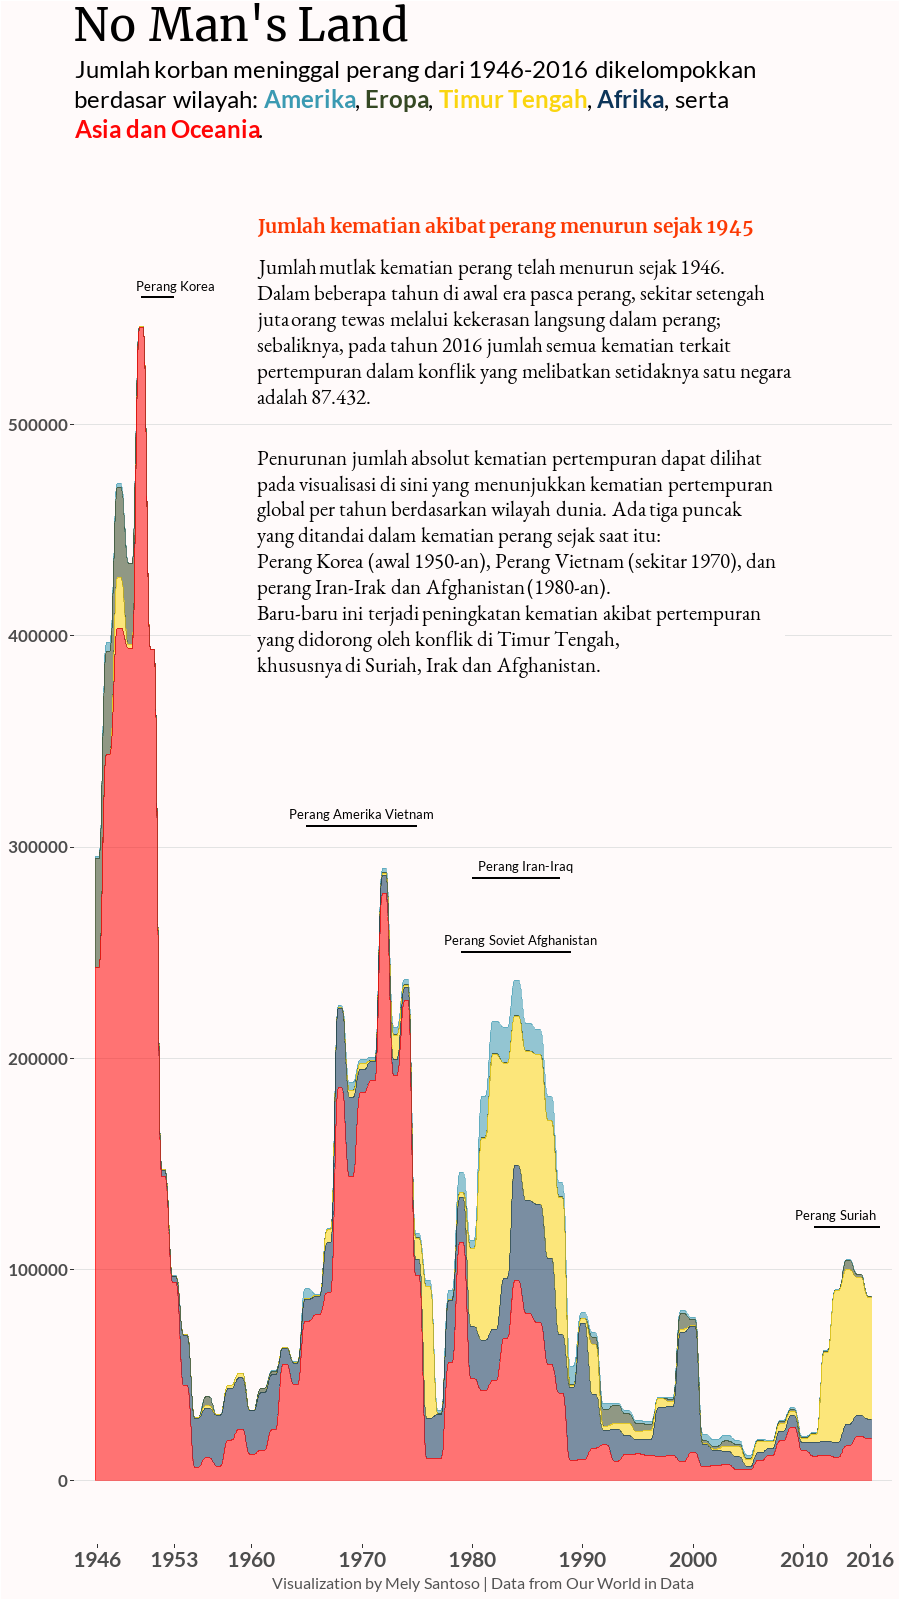

Generate this figure with R:
library(tidyverse)
library(ggtext)
library(showtext)
library(here)
library(ggalluvial)

font_add_google("Merriweather", "merr")
font_add_google("EB Garamond", "ebg")
font_add_google("Lato", "lato")
font_add_google("Roboto Condensed", "rbtc")
showtext_auto()

war <- read_csv("~/datagravis/perang/battle-related-deaths-in-state-based-conflicts-since-1946-by-world-region.csv") %>% 
  rename(Died = `Battle-related deaths`)

setwd("~/datagravis/perang/")

war %>% 
  ggplot(aes(x = Year, y = Died, alluvium = reorder(Entity, Died))) +
  geom_alluvium(aes(fill = reorder(Entity, Died), color = reorder(Entity, Died), alpha = 0.75)) +
  geom_segment(aes(x = 1950, y = 560000, xend = 1953, yend = 560000), size = 1) +
  #geom_curve(aes(x = 1952, y = 560000, xend = 1955, yend = 500000)) +
  #geom_text(aes(x = 1950, y = 570000, label = "1950 - 1953"), size = 3, 
  #           hjust = 0, vjust = 0.5, family = "ebg") +
  #geom_text(aes(x = 1955, y = 490000, label= "Perang Korea"), size = 5, 
  #          hjust = 0, vjust = 0.05, family = "ebg", fontface = "plain") +
  geom_segment(aes(x = 1965, y = 310000, xend = 1975, yend = 310000), size = 1) +
  geom_segment(aes(x = 1980, y = 285000, xend = 1988, yend = 285000), size = 1) +
  geom_segment(aes(x = 1979, y = 250000, xend = 1989, yend = 250000), size = 1) +
  geom_segment(aes(x = 2011, y = 120000, xend = 2016.9, yend = 120000), size = 1) +
  annotate(geom = "richtext", label = "<span style='color:#fc3903;'>Jumlah kematian akibat perang menurun sejak 1945</span>", 
           x = 1960, y = 600000, size = 5, hjust = 0, vjust = 1, 
           fill = "#fffafa", label.color = NA, family = "merr", fontface = "bold") +
  annotate(geom = "richtext", label = "Jumlah mutlak kematian perang telah menurun sejak 1946. <br>Dalam beberapa tahun di awal era pasca perang, sekitar setengah <br>juta orang tewas melalui kekerasan langsung dalam perang; <br>sebaliknya, pada tahun 2016 jumlah semua kematian terkait <br>pertempuran dalam konflik yang melibatkan setidaknya satu negara <br>adalah 87.432.",
           x = 1960, y = 580000, size = 5.5, hjust = 0, vjust = 1, 
           fill = "#fffafa", label.color = NA, lineheight = 1.2, family = "ebg") +
  annotate(geom = "richtext", label = "Penurunan jumlah absolut kematian pertempuran dapat dilihat <br>pada visualisasi di sini yang menunjukkan kematian pertempuran <br>global per tahun berdasarkan wilayah dunia. Ada tiga puncak <br>yang ditandai dalam kematian perang sejak saat itu: <br>Perang Korea (awal 1950-an), Perang Vietnam (sekitar 1970), dan <br>perang Iran-Irak dan Afghanistan (1980-an). <br>Baru-baru ini terjadi peningkatan kematian akibat pertempuran <br>yang didorong oleh konflik di Timur Tengah, <br>khususnya di Suriah, Irak dan Afghanistan.",
           x = 1960, y = 490000, size = 5.5, hjust = 0, vjust = 1, 
           fill = "#fffafa", label.color = NA, lineheight = 1.2, family = "ebg") +
  #annotate(geom = "richtext", label = "Hanya konflik di mana setidaknya satu pihak adalah pemerintah negara <br>dan yang menghasilkan lebih dari 25 kematian terkait pertempuran. <br>Data hanya mengacu pada kematian akibat kekerasan langsung <br>(tidak termasuk wabah penyakit atau kelaparan).",
  #         x = 1993, y = 250000, size = 4.5, hjust = 0, vjust = 1, 
  #         fill = NA, label.color = NA, lineheight = 1.2, family = "ebg") + 
  annotate(geom = "richtext", x = 1950, y = 570000, label = "Perang Korea", 
           family = "lato", size = 3.5, fill = NA, label.color = NA, 
           hjust = 0.1, vjust = 1) +
  annotate(geom = "richtext", x = 1970, y = 320000, label = "Perang Amerika Vietnam", 
           family = "lato", size = 3.5, fill = NA, label.color = NA, 
           hjust = 0.5, vjust = 1) +
  annotate(geom = "richtext", x = 1983, y = 285000, label = "Perang Iran-Iraq", 
           family = "lato", size = 3.5, fill = NA, label.color = NA, 
           hjust = 0.3, vjust = 0) +
  annotate(geom = "richtext", x = 1983, y = 250000, label = "Perang Soviet Afghanistan",
           family = "lato", size = 3.5, fill = NA, label.color = NA, 
           hjust = 0.4, vjust = 0) +
  annotate(geom = "richtext", x = 2013, y = 120000, label = "Perang Suriah", 
           family = "lato", size = 3.5, fill = NA, label.color = NA, 
           hjust = 0.5, vjust = 0) +
  scale_fill_manual(values=c("#3B9AB2", "#354823", "#FAD510", "#0d3559", "#ff0505")) +
  scale_color_manual(values=c("#3B9AB2", "#354823", "#FAD510", "#0d3559", "#ff0505")) +
  scale_x_continuous(
    expand = c(0.01, 0.3),
    limits = c(1945, 2017),
    breaks = c(1946, 1953, 1960, 1970, 1980, 1990, 2000, 2010, 2016)) +
  scale_y_continuous(limits = c(0, 600000),
                     breaks = seq(0, 500000, 100000),
                     labels = c("0", "100000", "200000", "300000", "400000", "500000")) +
  labs(title = "No Man's Land",
       subtitle = "Jumlah korban meninggal perang dari 1946-2016 dikelompokkan <br>berdasar wilayah: <span style='color:#3B9AB2;'>**Amerika**</span>, <span style='color:#354823;'>**Eropa**</span>, <span style='color:#FAD510;'>**Timur Tengah**</span>, <span style='color:#0d3559;'>**Afrika**</span>, serta <br> <span style='color:#ff0505;'>**Asia dan Oceania**</span>.",
       caption = "<span style='color:#525252'>Visualization by Mely Santoso | Data from Our World in Data</span>") +
  theme(
    plot.title = element_markdown(family = "merr", size = 34),
    plot.subtitle = element_markdown(family = "lato", size = 18, lineheight = 1.2, linewidth = 2),
    plot.caption = element_markdown(family = "lato", size = 12, hjust = 0.5),
    plot.background = element_rect(fill = "#fffafa"),
    #plot.background = element_rect(fill = "#f8f7ff"),
    #plot.background = element_blank(),
    #plot.background = element_rect(fill = "#f2f7ff"),
    panel.background = element_blank(),
    panel.grid.minor = element_blank(),
    panel.grid.major.x = element_blank(),
    panel.grid.major.y = element_line(color = "#e3e3e3", size = 0.05),
    legend.position = "none",
    axis.title.x=element_blank(),
    axis.title.y=element_blank(),
    #axis.text=element_text(family = "rbtc", face = "bold", size=12),
    axis.text.x = element_text(family = "lato", face = "bold", size = 16),
    axis.text.y = element_text(family = "lato", face = "bold", size = 13)
  )

ggsave("perang-alluvium-tinggi.png", dpi = 100, height = 16, width = 9)
